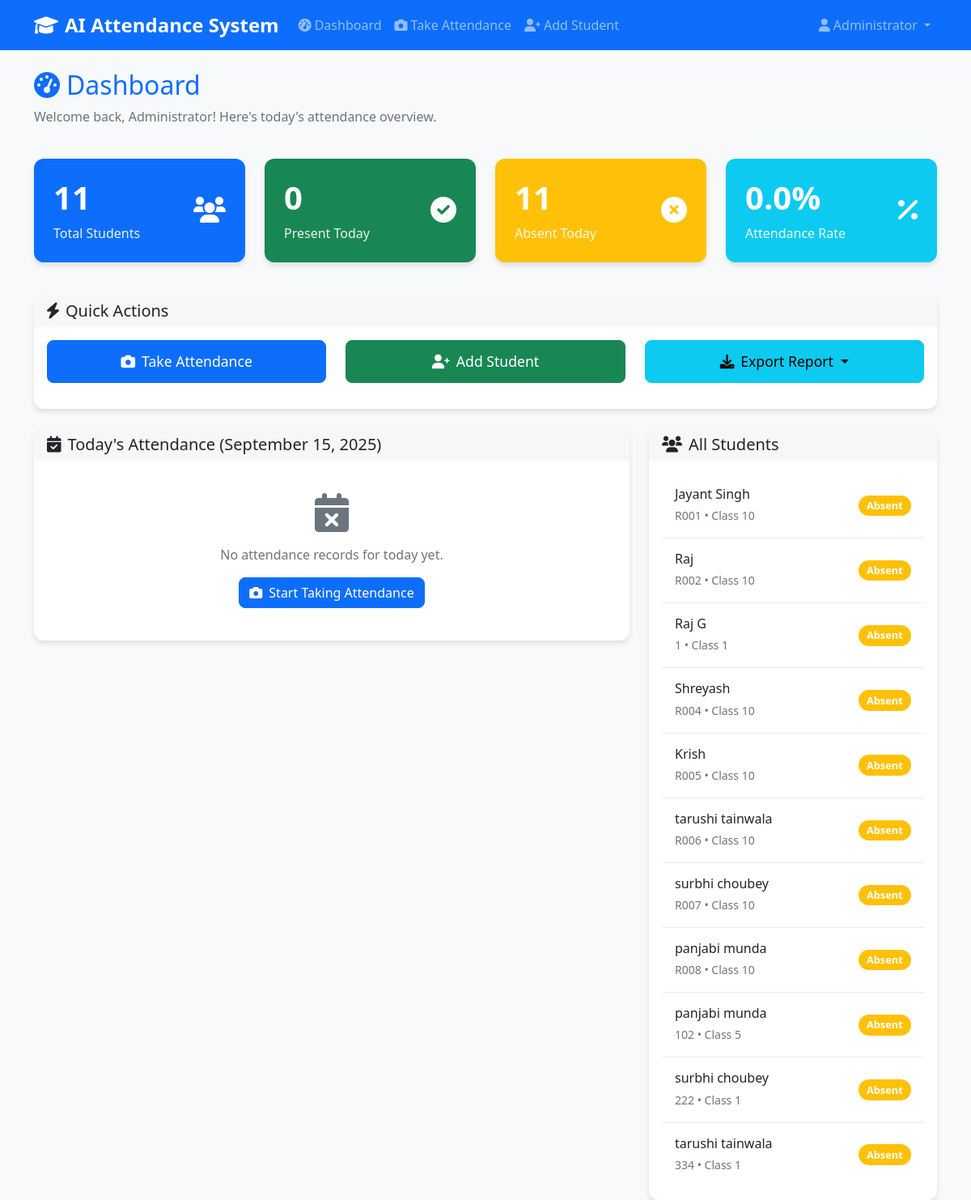
Page /dashboard (signed in) on the earlier database version.
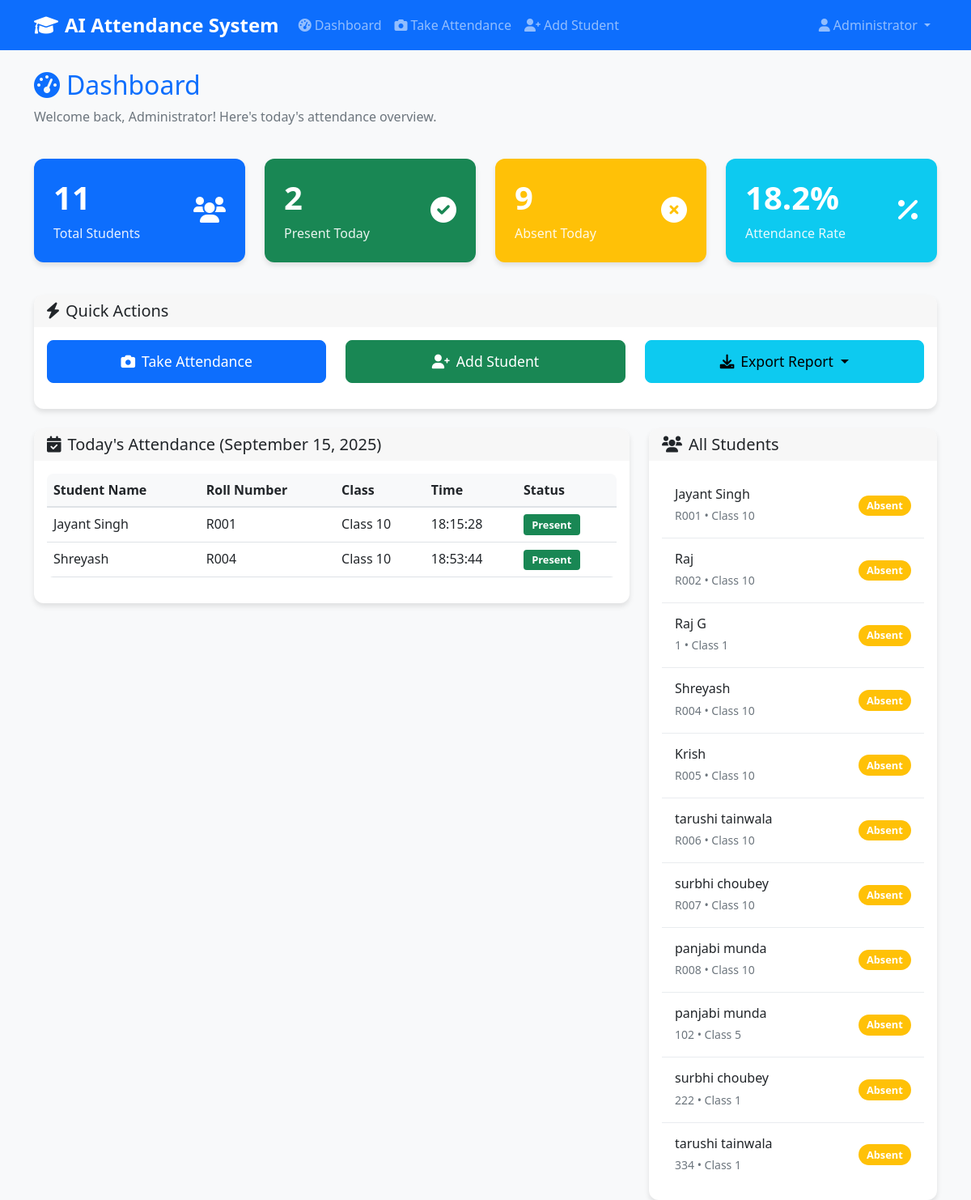
Same page on the later database version.
### app.py (models this page shows)
class Student(db.Model):
    id = db.Column(db.Integer, primary_key=True)
    name = db.Column(db.String(100), nullable=False)
    roll_number = db.Column(db.String(20), unique=True, nullable=False)
    class_name = db.Column(db.String(50), nullable=False)
    def to_dict(self):
        return {
            'id': self.id,
            'name': self.name,
            'roll_number': self.roll_number,
            'class_name': self.class_name
        }

class Attendance(db.Model):
    id = db.Column(db.Integer, primary_key=True)
    student_id = db.Column(db.Integer, db.ForeignKey('student.id'), nullable=False)
    date = db.Column(db.Date, nullable=False)
    time = db.Column(db.Time, nullable=False)
    teacher_id = db.Column(db.Integer, db.ForeignKey('teacher.id'), nullable=False)
    student = db.relationship('Student', backref='attendance_records')

### app.py (the view)
@app.route('/dashboard')
def dashboard():
    if not validate_session():
        return redirect(url_for('login'))
    today = datetime.now().date()
    today_attendance = Attendance.query.filter_by(date=today).all()
    students = Student.query.all()
    students_data = [student.to_dict() for student in students]
    return render_template('dashboard.html',
                         students=students_data,
                         today_attendance=today_attendance,
                         today=today)

### app.py (called while the page is built)
def validate_session():
    if 'teacher_id' in session and 'login_time' in session:
        try:
            login_time = datetime.fromisoformat(session['login_time'])
            if datetime.now() - login_time > timedelta(hours=8):
                session.clear()
                return False
            if datetime.now() - login_time > timedelta(hours=2):
                session['login_time'] = datetime.now().isoformat()
                session.modified = True
            return True
        except:
            session.clear()
            return False
    return False

### templates/dashboard.html (shortened to what this page needs)
{% extends "base.html" %}  {% block content %}
<div class="row mb-4">
  <div class="col-12">
    <h2 class="text-primary">
      <i class="fas fa-tachometer-alt me-2"></i>Dashboard
    </h2>
    <p class="text-muted">
      Welcome back, {{ session.teacher_name }}! Here's today's attendance
      overview.
    </p>
  </div>
</div>
<div class="row mb-4">
  <div class="col-md-3 mb-3">
    <div class="card bg-primary text-white">
      <div class="card-body">
        <div class="d-flex justify-content-between">
          <div>
            <h4 class="card-title">{{ students|length }}</h4>
            <p class="card-text">Total Students</p>
          </div>
          <div class="align-self-center">
            <i class="fas fa-users fa-2x"></i>
          </div>
        </div>
      </div>
    </div>
  </div>
  <div class="col-md-3 mb-3">
    <div class="card bg-success text-white">
      <div class="card-body">
        <div class="d-flex justify-content-between">
          <div>
            <h4 class="card-title">{{ today_attendance|length }}</h4>
            <p class="card-text">Present Today</p>
          </div>
          <div class="align-self-center">
            <i class="fas fa-check-circle fa-2x"></i>
          </div>
        </div>
      </div>
    </div>
  </div>
  <div class="col-md-3 mb-3">
    <div class="card bg-warning text-white">
      <div class="card-body">
        <div class="d-flex justify-content-between">
          <div>
            <h4 class="card-title">
              {{ students|length - today_attendance|length }}
            </h4>
            <p class="card-text">Absent Today</p>
          </div>
          <div class="align-self-center">
            <i class="fas fa-times-circle fa-2x"></i>
          </div>
        </div>
      </div>
    </div>
  </div>
  <div class="col-md-3 mb-3">
    <div class="card bg-info text-white">
      <div class="card-body">
        <div class="d-flex justify-content-between">
          <div>
            <h4 class="card-title">
              {{ "%.1f"|format((today_attendance|length / students|length * 100)
              if students|length > 0 else 0) }}%
            </h4>
            <p class="card-text">Attendance Rate</p>
          </div>
          <div class="align-self-center">
            <i class="fas fa-percentage fa-2x"></i>
          </div>
        </div>
      </div>
    </div>
  </div>
</div>
<div class="row mb-4">
  <div class="col-12">
    <div class="card">
      <div class="card-header">
        <h5 class="mb-0"><i class="fas fa-bolt me-2"></i>Quick Actions</h5>
      </div>
      <div class="card-body">
        <div class="row">
          <div class="col-md-4 mb-3">
            <a
              href="{{ url_for('take_attendance') }}"
              class="btn btn-primary btn-lg w-100"
            >
              <i class="fas fa-camera me-2"></i>Take Attendance
            </a>
          </div>
          <div class="col-md-4 mb-3">
            <a
              href="{{ url_for('add_student') }}"
              class="btn btn-success btn-lg w-100"
            >
              <i class="fas fa-user-plus me-2"></i>Add Student
            </a>
          </div>
          <div class="col-md-4 mb-3">
            <div class="dropdown">
              <button
                class="btn btn-info btn-lg w-100 dropdown-toggle"
                type="button"
                id="exportDropdown"
                data-bs-toggle="dropdown"
                aria-expanded="false"
              >
                <i class="fas fa-download me-2"></i>Export Report
              </button>
            </div>
          </div>
        </div>
      </div>
    </div>
  </div>
</div>
<div class="row">
  <div class="col-md-8">
    <div class="card">
      <div class="card-header">
        <h5 class="mb-0">
          <i class="fas fa-calendar-check me-2"></i>Today's Attendance ({{
          today.strftime('%B %d, %Y') }})
        </h5>
      </div>
      <div class="card-body">
        {% if today_attendance %}
        <div class="table-responsive">
          <table class="table table-hover">
            <thead>
              <tr>
                <th>Student Name</th>
                <th>Roll Number</th>
                <th>Class</th>
                <th>Time</th>
                <th>Status</th>
              </tr>
            </thead>
            <tbody>
              {% for attendance in today_attendance %}
              <tr>
                <td>{{ attendance.student.name }}</td>
                <td>{{ attendance.student.roll_number }}</td>
                <td>{{ attendance.student.class_name }}</td>
                <td>{{ attendance.time.strftime('%H:%M:%S') }}</td>
                <td>
                  <span class="badge bg-success">Present</span>
                </td>
              </tr>
              {% endfor %}
            </tbody>
          </table>
        </div>
        {% else %}
        <div class="text-center py-4">
          <i class="fas fa-calendar-times fa-3x text-muted mb-3"></i>
          <p class="text-muted">No attendance records for today yet.</p>
          <a href="{{ url_for('take_attendance') }}" class="btn btn-primary">
            <i class="fas fa-camera me-2"></i>Start Taking Attendance
          </a>
        </div>
        {% endif %}
      </div>
    </div>
  </div>
  <div class="col-md-4">
    <div class="card">
      <div class="card-header">
        <h5 class="mb-0"><i class="fas fa-users me-2"></i>All Students</h5>
      </div>
      <div class="card-body">
        {% if students %}
        <div class="list-group list-group-flush">
          {% for student in students %}
          <div
            class="list-group-item d-flex justify-content-between align-items-center"
          >
            <div>
              <h6 class="mb-1">{{ student.name }}</h6>
              <small class="text-muted"
                >{{ student.roll_number }} • {{ student.class_name }}</small
              >
            </div>
            {% set student_present = false %} {% for attendance in
            today_attendance %} {% if attendance.student.id == student.id %} {%
            set student_present = true %} {% endif %} {% endfor %} {% if
            student_present %}
            <span class="badge bg-success rounded-pill">Present</span>
            {% else %}
            <span class="badge bg-warning rounded-pill">Absent</span>
            {% endif %}
          </div>
          {% endfor %}
        </div>
        {% endif %}
      </div>
    </div>
  </div>
</div>
{% endblock %}

### templates/base.html (shortened to what this page needs)
<!DOCTYPE html>
<html lang="en">
  <head>
    <link
      href="https://cdn.jsdelivr.net/npm/bootstrap@5.1.3/dist/css/bootstrap.min.css"
      rel="stylesheet"
    />
    <link
      href="https://cdnjs.cloudflare.com/ajax/libs/font-awesome/6.0.0/css/all.min.css"
      rel="stylesheet"
    />
    <link
      href="{{ url_for('static', filename='css/style.css') }}"
      rel="stylesheet"
    />
  </head>
  <body>
    {% if session.teacher_id %}
    <nav class="navbar navbar-expand-lg navbar-dark bg-primary">
      <div class="container">
        <a class="navbar-brand" href="{{ url_for('dashboard') }}">
          <i class="fas fa-graduation-cap me-2"></i>AI Attendance System
        </a>
        <div class="collapse navbar-collapse" id="navbarNav">
          <ul class="navbar-nav me-auto">
            <li class="nav-item">
              <a class="nav-link" href="{{ url_for('dashboard') }}">
                <i class="fas fa-tachometer-alt me-1"></i>Dashboard
              </a>
            </li>
            <li class="nav-item">
              <a class="nav-link" href="{{ url_for('take_attendance') }}">
                <i class="fas fa-camera me-1"></i>Take Attendance
              </a>
            </li>
            <li class="nav-item">
              <a class="nav-link" href="{{ url_for('add_student') }}">
                <i class="fas fa-user-plus me-1"></i>Add Student
              </a>
            </li>
          </ul>
          <ul class="navbar-nav">
            <li class="nav-item dropdown">
              <a
                class="nav-link dropdown-toggle"
                href="#"
                id="navbarDropdown"
                role="button"
                data-bs-toggle="dropdown"
              >
                <i class="fas fa-user me-1"></i>{{ session.teacher_name }}
              </a>
            </li>
          </ul>
        </div>
      </div>
    </nav>
    {% endif %}
    <main class="container mt-4">
       {% block content %}{% endblock %}
    </main>
  </body>
</html>

### static/css/style.css (style rules this page uses)
body { background-color: #f8f9fa; font-family: "Segoe UI", Tahoma, Geneva, Verdana, sans-serif; }
.navbar-brand { font-weight: 600; font-size: 1.5rem; }
.card { border: none; border-radius: 12px; box-shadow: 0 4px 6px rgba(0, 0, 0, 0.1); transition: transform 0.2s ease, box-shadow 0.2s ease; }
.card-header { border-radius: 12px 12px 0 0 !important; border-bottom: none; font-weight: 600; }
.btn { border-radius: 8px; font-weight: 500; transition: all 0.2s ease; }
.btn-lg { padding: 12px 24px; font-size: 1.1rem; }
.badge { font-size: 0.8rem; padding: 0.5em 0.8em; }
.table { border-radius: 8px; overflow: hidden; }
.table th { background-color: #f8f9fa; border-bottom: 2px solid #dee2e6; font-weight: 600; }
.list-group-item { border: none; border-bottom: 1px solid #e9ecef; padding: 1rem; }
.list-group-item:last-child { border-bottom: none; }
.card.bg-primary, .card.bg-success, .card.bg-warning, .card.bg-info { border: none; }
.card.bg-primary .card-body, .card.bg-success .card-body, .card.bg-warning .card-body, .card.bg-info .card-body { padding: 1.5rem; }
.card.bg-primary .card-title, .card.bg-success .card-title, .card.bg-warning .card-title, .card.bg-info .card-title { font-size: 2.5rem; font-weight: 700; margin-bottom: 0.5rem; }
.card.bg-primary .card-text, .card.bg-success .card-text, .card.bg-warning .card-text, .card.bg-info .card-text { font-size: 1rem; opacity: 0.9; margin-bottom: 0; }

Differences in the rows shown:
added Attendance: student.name "Jayant Singh", student.roll_number "R001", student.class_name "Class 10", time "18:15:28"
added Attendance: student.name "Shreyash", student.roll_number "R004", student.class_name "Class 10", time "18:53:44"
Other differences:
{{ today_attendance|length }}: "0" → "2"
{{ students|length - today_attendance|length }}: "11" → "9"
text no longer shown: "0.0 No attendance records for today yet. Start Taking Attendance"
text now shown: "18.2 Student Name Roll Number Class Time Status"
